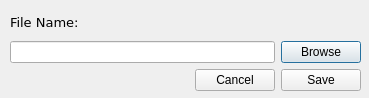
<?xml version="1.0" encoding="UTF-8"?>
<ui version="4.0">
 <class>SaveAsDialog</class>
 <widget class="QDialog" name="SaveAsDialog">
  <property name="geometry">
   <rect>
    <x>0</x>
    <y>0</y>
    <width>369</width>
    <height>98</height>
   </rect>
  </property>
  <property name="sizePolicy">
   <sizepolicy hsizetype="Fixed" vsizetype="Fixed">
    <horstretch>0</horstretch>
    <verstretch>0</verstretch>
   </sizepolicy>
  </property>
  <property name="windowTitle">
   <string>Save As</string>
  </property>
  <widget class="QWidget" name="verticalLayoutWidget">
   <property name="geometry">
    <rect>
     <x>10</x>
     <y>10</y>
     <width>351</width>
     <height>81</height>
    </rect>
   </property>
   <layout class="QVBoxLayout" name="verticalLayout">
    <item>
     <widget class="QLabel" name="label">
      <property name="font">
       <font>
        <family>DejaVu Sans</family>
        <pointsize>10</pointsize>
       </font>
      </property>
      <property name="text">
       <string>File Name:</string>
      </property>
     </widget>
    </item>
    <item>
     <layout class="QHBoxLayout" name="horizontalLayout_2">
      <item>
       <widget class="QLineEdit" name="fileNameEdit"/>
      </item>
      <item>
       <widget class="QPushButton" name="browseButton">
        <property name="text">
         <string>Browse</string>
        </property>
       </widget>
      </item>
     </layout>
    </item>
    <item>
     <layout class="QHBoxLayout" name="horizontalLayout">
      <item>
       <spacer name="horizontalSpacer">
        <property name="orientation">
         <enum>Qt::Horizontal</enum>
        </property>
        <property name="sizeHint" stdset="0">
         <size>
          <width>40</width>
          <height>20</height>
         </size>
        </property>
       </spacer>
      </item>
      <item>
       <widget class="QPushButton" name="cancelButton">
        <property name="text">
         <string>Cancel</string>
        </property>
       </widget>
      </item>
      <item>
       <widget class="QPushButton" name="saveButton">
        <property name="text">
         <string>Save</string>
        </property>
       </widget>
      </item>
     </layout>
    </item>
   </layout>
  </widget>
 </widget>
 <resources/>
 <connections/>
</ui>
